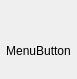
<?xml version="1.0" encoding="UTF-8"?>
<ui version="4.0">
 <class>MenuButton</class>
 <widget class="QWidget" name="MenuButton">
  <property name="geometry">
   <rect>
    <x>0</x>
    <y>0</y>
    <width>77</width>
    <height>79</height>
   </rect>
  </property>
  <property name="windowTitle">
   <string>Form</string>
  </property>
  <layout class="QGridLayout" name="gridLayout">
   <property name="verticalSpacing">
    <number>0</number>
   </property>
   <property name="margin">
    <number>0</number>
   </property>
   <item row="0" column="0">
    <layout class="QVBoxLayout" name="verticalLayout">
     <item>
      <spacer name="verticalSpacer">
       <property name="orientation">
        <enum>Qt::Vertical</enum>
       </property>
       <property name="sizeHint" stdset="0">
        <size>
         <width>20</width>
         <height>0</height>
        </size>
       </property>
      </spacer>
     </item>
     <item>
      <widget class="QPushButton" name="_button">
       <property name="sizePolicy">
        <sizepolicy hsizetype="Minimum" vsizetype="Minimum">
         <horstretch>0</horstretch>
         <verstretch>0</verstretch>
        </sizepolicy>
       </property>
       <property name="text">
        <string/>
       </property>
       <property name="flat">
        <bool>true</bool>
       </property>
      </widget>
     </item>
     <item>
      <widget class="QLabel" name="_label">
       <property name="text">
        <string>MenuButton</string>
       </property>
       <property name="alignment">
        <set>Qt::AlignCenter</set>
       </property>
      </widget>
     </item>
     <item>
      <spacer name="_spacer">
       <property name="orientation">
        <enum>Qt::Vertical</enum>
       </property>
       <property name="sizeHint" stdset="0">
        <size>
         <width>20</width>
         <height>0</height>
        </size>
       </property>
      </spacer>
     </item>
    </layout>
   </item>
  </layout>
 </widget>
 <resources/>
 <connections/>
</ui>
